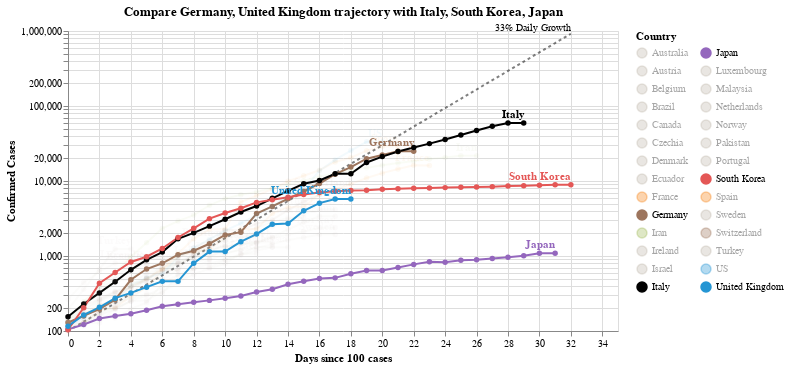

Source (notebook cell):
### Code cell
#hide_input
chart4 = make_since_chart(['Germany', 'United Kingdom'])
chart4

### Figure 1 — Vega-Lite specification as saved in the notebook (floating-point values rounded to 4 significant figures; data arrays with more than 128 entries replaced by an {"elided": "..."} marker saying what was removed)
{"config": {"view": {"continuousWidth": 400, "continuousHeight": 300}}, "layer": [{"mark": {"type": "line", "color": "black", "opacity": 0.5, "strokeDash": [3, 3]}, "encoding": {"x": {"type": "quantitative", "field": "Days since 100 cases"}, "y": {"type": "quantitative", "field": "Confirmed Cases"}}}, {"mark": {"type": "text", "align": "right", "dy": -6, "fontSize": 10, "text": "33% Daily Growth"}, "encoding": {"x": {"type": "quantitative", "field": "Days since 100 cases"}, "y": {"type": "quantitative", "field": "Confirmed Cases"}}, "transform": [{"filter": "(datum['Days since 100 cases'] >= 32)"}]}, {"data": {"name": "data-47cc14455777ccdd1238d240453605d3"}, "mark": {"type": "line", "point": true}, "encoding": {"color": {"type": "nominal", "field": "Country", "legend": {"columns": 2}, "scale": {"domain": ["Australia", "Austria", "Belgium", "Brazil", "Canada", "Czechia", "Denmark", "Ecuador", "France", "Germany", "Iran", "Ireland", "Israel", "Italy", "Japan", "Luxembourg", "Malaysia", "Netherlands", "Norway", "Pakistan", "Portugal", "South Korea", "Spain", "Sweden", "Switzerland", "Turkey", "US", "United Kingdom"], "range": ["#C1B7AD", "#C1B7AD", "#C1B7AD", "#C1B7AD", "#C1B7AD", "#C1B7AD", "#C1B7AD", "#C1B7AD", "#F58518", "#9D755D", "#A1BA59", "#C1B7AD", "#C1B7AD", "black", "#9467bd", "#C1B7AD", "#C1B7AD", "#C1B7AD", "#C1B7AD", "#C1B7AD", "#C1B7AD", "#E45756", "#F58518", "#C1B7AD", "#9D755D", "#C1B7AD", "#2495D3", "#2495D3"]}}, "opacity": {"condition": {"value": 1, "selection": "selector004"}, "value": 0.05}, "tooltip": [{"type": "nominal", "field": "Country"}, {"type": "temporal", "field": "Date"}, {"type": "quantitative", "field": "Confirmed Cases"}, {"type": "quantitative", "field": "Days since 100 cases"}], "x": {"type": "quantitative", "field": "Days since 100 cases"}, "y": {"type": "quantitative", "field": "Confirmed Cases", "scale": {"type": "log"}}}, "selection": {"selector004": {"type": "multi", "fields": ["Country"], "bind": "legend", "init": [{"Country": "Germany"}, {"Country": "United Kingdom"}, {"Country": "Italy"}, {"Country": "South Korea"}, {"Country": "Japan"}]}}, "width": 550}, {"data": {"name": "data-47cc14455777ccdd1238d240453605d3"}, "mark": {"type": "text", "align": "right", "dy": -8, "fontWeight": "bold"}, "encoding": {"color": {"type": "nominal", "field": "Country", "legend": {"columns": 2}, "scale": {"domain": ["Australia", "Austria", "Belgium", "Brazil", "Canada", "Czechia", "Denmark", "Ecuador", "France", "Germany", "Iran", "Ireland", "Israel", "Italy", "Japan", "Luxembourg", "Malaysia", "Netherlands", "Norway", "Pakistan", "Portugal", "South Korea", "Spain", "Sweden", "Switzerland", "Turkey", "US", "United Kingdom"], "range": ["#C1B7AD", "#C1B7AD", "#C1B7AD", "#C1B7AD", "#C1B7AD", "#C1B7AD", "#C1B7AD", "#C1B7AD", "#F58518", "#9D755D", "#A1BA59", "#C1B7AD", "#C1B7AD", "black", "#9467bd", "#C1B7AD", "#C1B7AD", "#C1B7AD", "#C1B7AD", "#C1B7AD", "#C1B7AD", "#E45756", "#F58518", "#C1B7AD", "#9D755D", "#C1B7AD", "#2495D3", "#2495D3"]}}, "opacity": {"condition": {"value": 1, "selection": "selector004"}, "value": 0.05}, "text": {"type": "nominal", "field": "Country"}, "tooltip": [{"type": "nominal", "field": "Country"}, {"type": "temporal", "field": "Date"}, {"type": "quantitative", "field": "Confirmed Cases"}, {"type": "quantitative", "field": "Days since 100 cases"}], "x": {"type": "quantitative", "field": "Days since 100 cases"}, "y": {"type": "quantitative", "field": "Confirmed Cases", "scale": {"type": "log"}}}, "transform": [{"filter": "(datum['Date'] >= 1584921600000)"}], "width": 550}], "data": {"name": "data-63b6235af8d9f3b4310b3dfc5ee2914a"}, "title": "Compare Germany, United Kingdom trajectory with Italy, South Korea, Japan", "$schema": "https://vega.github.io/schema/vega-lite/v4.0.2.json", "datasets": {"data-63b6235af8d9f3b4310b3dfc5ee2914a": [{"Days since 100 cases": 0, "Confirmed Cases": 100.0}, {"Days since 100 cases": 1, "Confirmed Cases": 133.0}, {"Days since 100 cases": 2, "Confirmed Cases": 176.9}, {"Days since 100 cases": 3, "Confirmed Cases": 235.3}, {"Days since 100 cases": 4, "Confirmed Cases": 312.9}, {"Days since 100 cases": 5, "Confirmed Cases": 416.2}, {"Days since 100 cases": 6, "Confirmed Cases": 553.5}, {"Days since 100 cases": 7, "Confirmed Cases": 736.1}, {"Days since 100 cases": 8, "Confirmed Cases": 979.1}, {"Days since 100 cases": 9, "Confirmed Cases": 1302.0}, {"Days since 100 cases": 10, "Confirmed Cases": 1732.0}, {"Days since 100 cases": 11, "Confirmed Cases": 2303.0}, {"Days since 100 cases": 12, "Confirmed Cases": 3064.0}, {"Days since 100 cases": 13, "Confirmed Cases": 4074.0}, {"Days since 100 cases": 14, "Confirmed Cases": 5419.0}, {"Days since 100 cases": 15, "Confirmed Cases": 7207.0}, {"Days since 100 cases": 16, "Confirmed Cases": 9586.0}, {"Days since 100 cases": 17, "Confirmed Cases": 12750.0}, {"Days since 100 cases": 18, "Confirmed Cases": 16960.0}, {"Days since 100 cases": 19, "Confirmed Cases": 22550.0}, {"Days since 100 cases": 20, "Confirmed Cases": 29990.0}, {"Days since 100 cases": 21, "Confirmed Cases": 39890.0}, {"Days since 100 cases": 22, "Confirmed Cases": 53060.0}, {"Days since 100 cases": 23, "Confirmed Cases": 70560.0}, {"Days since 100 cases": 24, "Confirmed Cases": 93850.0}, {"Days since 100 cases": 25, "Confirmed Cases": 124800.0}, {"Days since 100 cases": 26, "Confirmed Cases": 166000.0}, {"Days since 100 cases": 27, "Confirmed Cases": 220800.0}, {"Days since 100 cases": 28, "Confirmed Cases": 293700.0}, {"Days since 100 cases": 29, "Confirmed Cases": 390600.0}, {"Days since 100 cases": 30, "Confirmed Cases": 519500.0}, {"Days since 100 cases": 31, "Confirmed Cases": 690900.0}, {"Days since 100 cases": 32, "Confirmed Cases": 918900.0}], "data-47cc14455777ccdd1238d240453605d3": {"elided": "476 records"}}}
